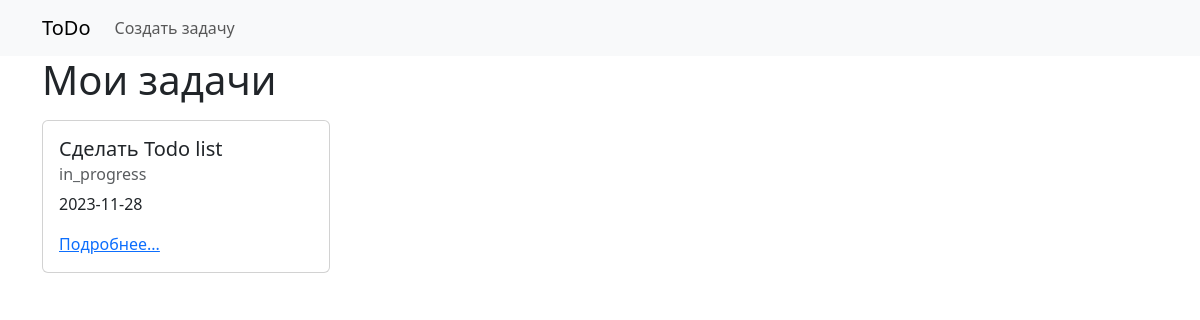
Before: / with the older database file.
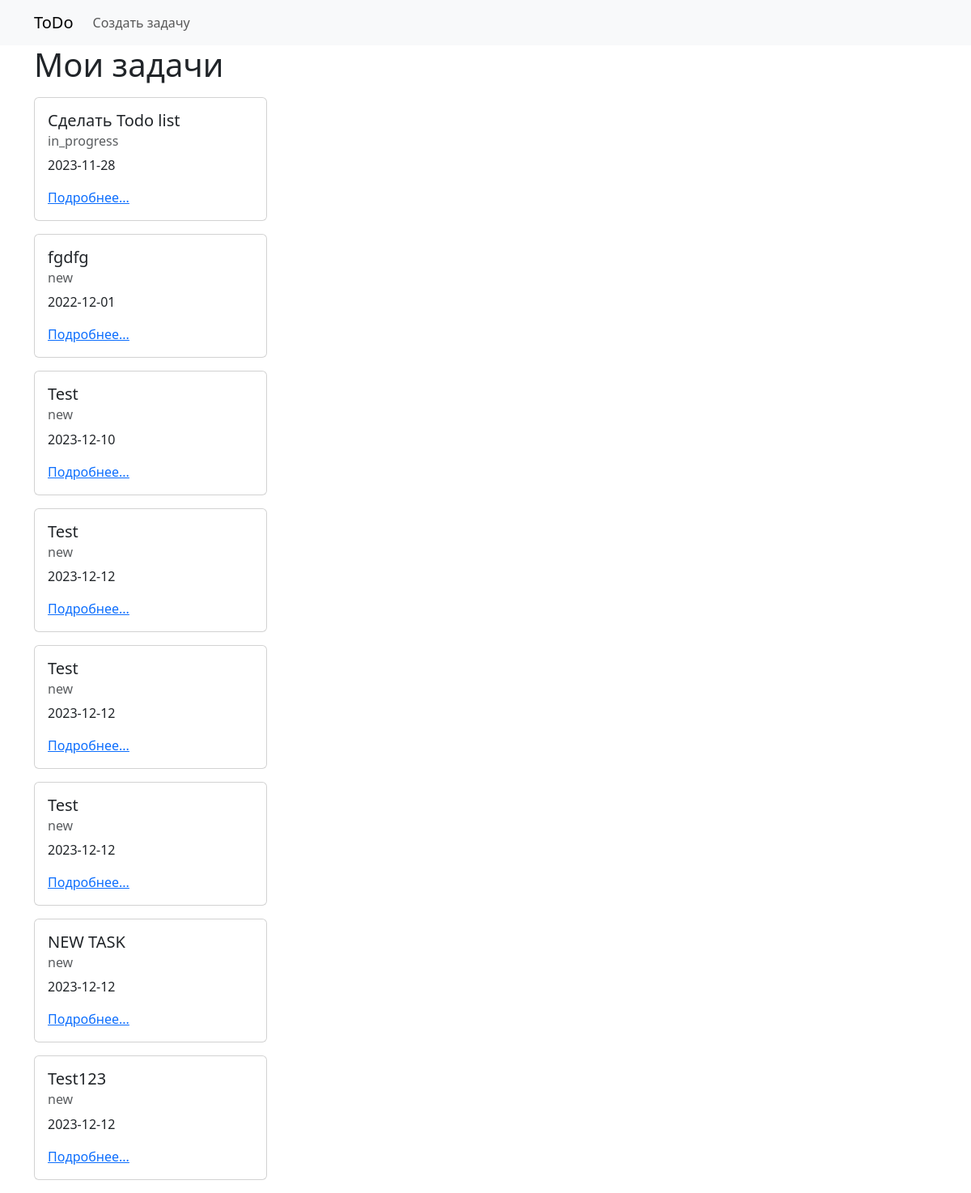
After: the same page with the newer database file.
### todo/models.py (models this page shows, shortened)
class Task(models.Model):
    name = models.TextField(max_length=3000, null=False, blank=False, verbose_name="Задача")
    description = models.TextField(max_length=3000, null=True, blank=False, verbose_name="Описание")
    status = models.TextField(max_length=3000, null=False, blank=False, verbose_name='Статус', choices=status_choices)
    deadline = models.TextField(verbose_name='Сделать до', null=True)

### todo/views.py (the view)
# urls.py: path('', index_view, name='index'),
def index_view(request):
    tasks = Task.objects.all()
    return render(request, 'index.html', {'tasks': tasks})

### todo/templates/index.html (shortened to what this page needs)
{% extends 'base.html' %}
{% block menu %}<a class="nav-link" aria-current="page" href="{% url 'task_create_view' %}">Создать задачу</a>{% endblock %}
{% block content %}
    <h1>Мои задачи</h1>
    {% for task in tasks %}
        <div class="card my-3" style="width: 18rem;">
            <div class="card-body">
                <h5 class="card-title">{{ task.name }}</h5>
                <h6 class="card-subtitle mb-2 text-body-secondary">{{ task.status }}</h6>
                <p class="card-text">{{ task.deadline }}</p>
                <a href={% url 'task_view' pk=task.pk %} class="card-link">Подробнее...</a>
            </div>
        </div>
    {% endfor %}
{% endblock %}

### todo/templates/base.html (shortened to what this page needs)
{% load static %}
<!doctype html>
<html lang="en">
<head>
    <link href="https://cdn.jsdelivr.net/npm/bootstrap@5.3.2/dist/css/bootstrap.min.css" rel="stylesheet"
>
</head>
<body>
<nav class="navbar navbar-expand-lg bg-body-tertiary">
  <div class="container">
    <a class="navbar-brand" href="{% url 'index' %}">ToDo</a>
    <div class="collapse navbar-collapse" id="navbarNavAltMarkup">
      <div class="navbar-nav">
          {% block menu %}{% endblock %}
      </div>
    </div>
  </div>
</nav>
<div class="container">
    {% block content %}
    {% endblock %}
</div>
</body>
</html>

Changed rows visible on the page:
added Task: name "fgdfg", status "new", deadline "2022-12-01"
added Task: name "Test", status "new", deadline "2023-12-10"
added Task: name "Test", status "new", deadline "2023-12-12"
added Task: name "Test", status "new", deadline "2023-12-12"
added Task: name "Test", status "new", deadline "2023-12-12"
added Task: name "NEW TASK", status "new", deadline "2023-12-12"
added Task: name "Test123", status "new", deadline "2023-12-12"
